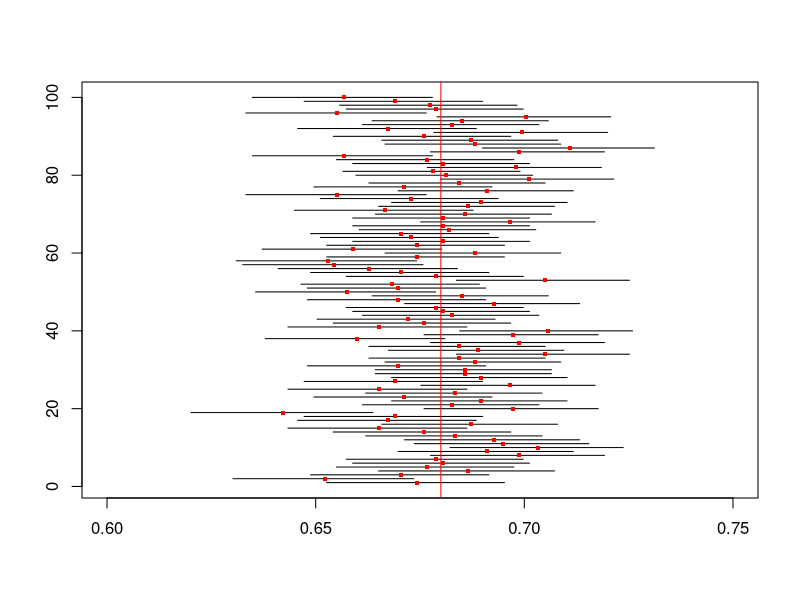

Source code (R):
#Math E-156 Script 11C-Confidence Proportion.R

#Topic 1 -- using a normal approximation to the binomial distribution

#Here is a simulation based on Example 7.17
#Assume that p=68% of the population favor the death penalty for murder and we poll n=1308 of them
n<- 1308; p = 0.68

#Check our methodolgy by using a single sample
X <- rbinom(1, n, p); X #example in book has 899
p.hat <- X/n; p.hat

#The following relies on the messy algebra from page 191
#It works because the variance of a binomial distribution is np(1-p).
#Notice that sqrt(p.hat*(1-p.hat) is used below to calculate the spread.
#We calculate L and U so that P(p < L) =.05 and P(p > U) =.05
q <- qnorm(0.95); q #will lead to a 90% confidence interval
#These are the two terms from the quadratic formula on the third page of math notes
center <- (n*p.hat+ q^2/2)/(n+q^2); center 
spread <- (q*sqrt(p.hat*(1-p.hat)/n + q^2/(4*n^2))/(1+q^2/n)); spread
L <- center-spread
U <- center+spread
L; U #the confidence interval
#90% of the time the true proportion p will lie between L and U
#Yet again, this test has been automated
prop.test(X, n, conf.level = 0.9, correct = FALSE)

#Now for the simulation
counter <- 0; N <- 1000; q <- qnorm(0.95); 
plot(x =c(0.6, 0.75), y = c(1,100), type = "n", xlab = "", ylab = "") #blank plot
for (i in 1:N) {
  X <- rbinom(1, n, p)
  p.hat <- X/n
  center <- (n*p.hat+ q^2/2)/(n+q^2)
  spread <- (q*sqrt(p.hat*(1-p.hat)/n + q^2/(4*n^2))/(1+q^2/n))
  L <- center-spread
  U <- center+spread
  if (L < p && U > p) counter <- counter + 1 #count +1 if we were correct
  if(i <= 100){
    segments(L, i, U, i)
    points(p.hat, i, col = "red", pch = ".", cex = 4) 
  }
}
abline (v = p, col = "red") #vertical line at true proportion
counter/1000 #what fraction of the time did our confidence interval include the true proportion?
